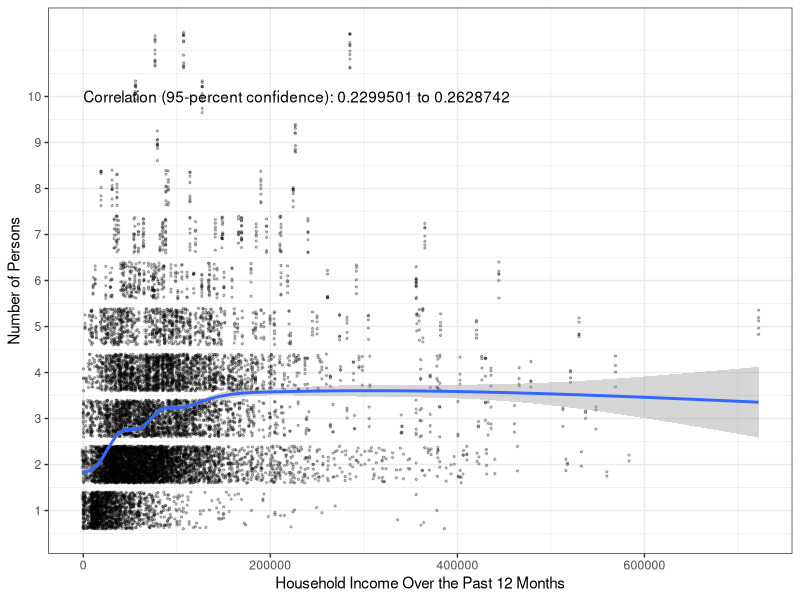
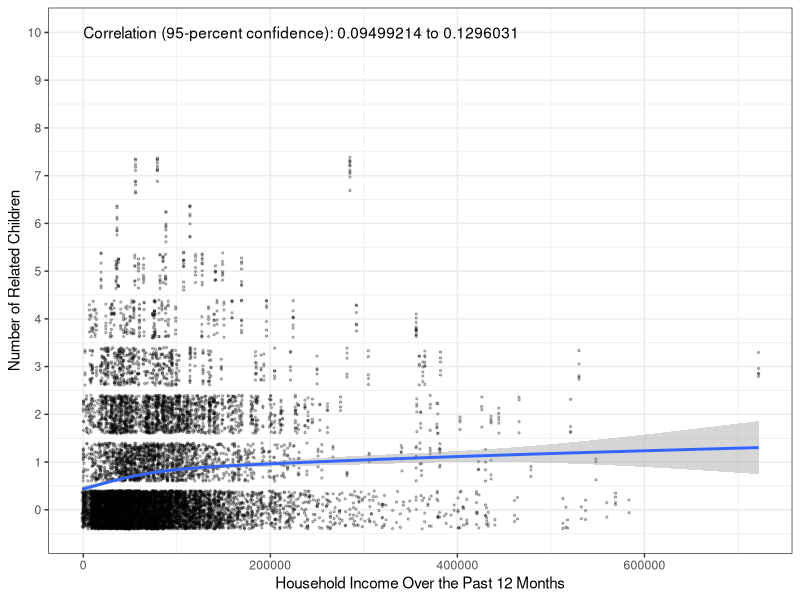
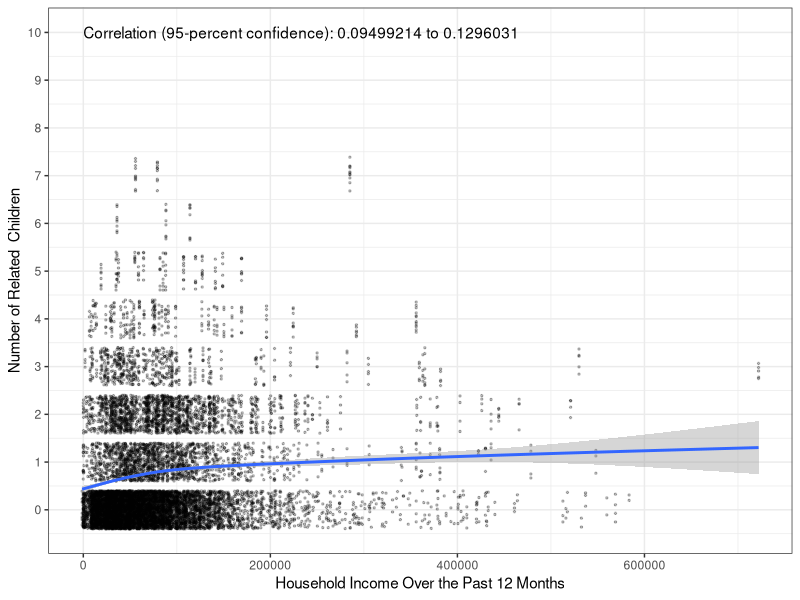

These charts were generated, in order, by the following R code: (Note: this script raises an error after producing the figures.)
## ---- chunk 1
library(tidyverse)
library(ggplot2)
## ---- chunk 2
hh_data <- read_csv("household_data_me.csv") %>%
  mutate(LANGUAGE = case_when(
    HHLANP_label=="Japanese"~"Some other language",
    HHLANP_label=="English only household"~"English",
    HHLANP_label=="Korean"~"Some other language",
    HHLANP_label=="German"~"Some other language",
    HHLANP_label=="Other Native North American languages"~"Some other language",
    HHLANP_label=="Arabic"~"Some other language",
    HHLANP_label=="Thai"~"Some other language",
    HHLANP_label=="Italian"~"Some other language",
    HHLANP_label=="Chinese"~"Some other language",
    HHLANP_label=="Pennsylvania German"~"Some other language",
    HHLANP_label=="Urdu"~"Some other language",
    HHLANP_label=="Cebuano"~"Some other language",
    HHLANP_label=="Tagalog"~"Some other language",
    HHLANP_label=="Romanian"~"Some other language",
    HHLANP_label=="Other Bantu Languages"~"Some other language",
    HHLANP_label=="Bosnian"~"Some other language",
    HHLANP_label=="Hindi"~"Some other language",
    HHLANP_label=="Portuguese"~"Some other language",
    HHLANP_label=="Mandarin"~"Some other language",
    HHLANP_label=="Cantonese"~"Some other language",
    HHLANP_label=="Filipino"~"Some other language",
    HHLANP_label=="Bengali"~"Some other language",
    HHLANP_label=="Somali"~"Some other language",
    HHLANP_label=="Serbian"~"Some other language",
    HHLANP_label=="Russian"~"Some other language",
    HHLANP_label=="Vietnamese"~"Some other language",
    HHLANP_label=="Lithuanian"~"Some other language",
    HHLANP_label=="Farsi"~"Some other language",
    HHLANP_label=="Turkish"~"Some other language",
    HHLANP_label=="Tamil"~"Some other language",
    HHLANP_label=="Finnish"~"Some other language",
    HHLANP_label=="Telugu"~"Some other language",
    HHLANP_label=="Swahili"~"Some other language", 
    HHLANP_label=="Spanish"~"Spanish",
    HHLANP_label=="French"~"French"),
  INTERNET = case_when(
    ACCESS_label=="Yes, by paying a cell phone company or Internet service provider"~"Yes",
    ACCESS_label=="No access to the Internet at this house, apartment, or mobile home"~"No",
    ACCESS_label=="Yes, without paying a cell phone company or Internet service provider"~"Yes"))
## ---- chunk 3
correlation <- cor.test(hh_data$HINCP, hh_data$NP)

correlation
## ---- chunk 4
options(scipen=10000)
ggplot(hh_data, aes(x = HINCP, y = NP)) +
  geom_point(size = 0.5, alpha = 0.25, position = "jitter") +
  geom_smooth() +
  theme_bw() +
  scale_x_continuous(name = "Household Income Over the Past 12 Months") +
  scale_y_continuous(name = "Number of Persons", 
                     breaks = seq(0, 10, by = 1),
                     labels = paste(prettyNum(seq(0, 10, by = 1),
                                              big.mark = ","))) +
  annotate(geom = "text", x = 0, y = 10, 
           label = paste("Correlation (95-percent confidence):",
                         prettyNum(correlation$conf.int[1]), 
                         "to",
                         prettyNum(correlation$conf.int[2])),
           hjust = 0)
## ---- chunk 5
correlation <- cor.test(hh_data$HINCP, hh_data$NRC)

correlation
## ---- chunk 6
options(scipen=10000)
ggplot(hh_data, aes(x = HINCP, y = NRC)) +
  geom_point(size = 0.5, alpha = 0.25, position = "jitter") +
  geom_smooth() +
  theme_bw() +
  scale_x_continuous(name = "Household Income Over the Past 12 Months") +
  scale_y_continuous(name = "Number of Related Children", 
                     breaks = seq(0, 10, by = 1),
                     labels = paste(prettyNum(seq(0, 10, by = 1),
                                              big.mark = ","))) +
  annotate(geom = "text", x = 0, y = 10, 
           label = paste("Correlation (95-percent confidence):",
                         prettyNum(correlation$conf.int[1]), 
                         "to",
                         prettyNum(correlation$conf.int[2])),
           hjust = 0)
## ---- chunk 7
options(scipen=10000)
ggplot(hh_data, aes(x = HINCP, y = NRC)) +
  geom_point(size = 0.5, alpha = 0.25, position = "jitter") +
  geom_smooth() +
  theme_bw() +
  scale_x_continuous(name = "Household Income Over the Past 12 Months") +
  scale_y_continuous(name = "Number of Related  Children", 
                     breaks = seq(0, 10, by = 1),
                     labels = paste(prettyNum(seq(0, 10, by = 1),
                                              big.mark = ","))) +
  annotate(geom = "text", x = 0, y = 10, 
           label = paste("Correlation (95-percent confidence):",
                         prettyNum(correlation$conf.int[1]), 
                         "to",
                         prettyNum(correlation$conf.int[2])),
           hjust = 0)
## ---- chunk 8
difference = t.test(HINCP ~ INTERNET == "Yes",
                    data = hh_data)

difference
## ---- chunk 9
ggplot(hh_data, aes(x = INTERNET, y = HINCP)) +
  geom_violin() +
  theme_bw() +
  scale_x_discrete(name = "Internet Access",
                   labels = c("No", "Yes")) +
   scale_y_continuous(name = "Household Income Over the Past 12 Months", 
                     breaks = seq(0, 500000, by = 100000),
                     labels = paste("$", prettyNum(seq(0, 500000, by = 100000)))) +
  annotate(geom = "text", x = 1.5, y = 700000, size = 3,
           label = paste("Difference in means\n(95% confidence):\n$",
                         prettyNum(abs(difference$conf.int[2]), 
                                   digits = 0), " to $",
                         prettyNum(abs(difference$conf.int[1]), 
                                   digits = 0),
                         sep = "")) +
  annotate(geom = "text", x = 1, y = difference$estimate[1], size = 3,
           label = paste("Mean (95% confidence):\n$",
                         prettyNum(difference$estimate[1], digits = 0))) +
  annotate(geom = "text", x = 2, y = difference$estimate[2], size = 3,
           label = paste("Mean (95% confidence):\n$",
                         prettyNum(difference$estimate[2], digits = 0)))
## ---- chunk 10
anova <- aov(HINCP ~ LANGUAGE, data = hh_data)

summary(anova)
## ---- chunk 11
ggplot(hh_data, aes(x = LANGUAGE, y = HINCP)) +
  geom_boxplot() +
  theme_bw() +
  theme(axis.text.x = element_text(angle = 90)) +
  scale_x_discrete(name = "Primary Household Language") +
  scale_y_continuous(name = "Household Income Over the Past 12 Months", 
                      breaks = seq(0, 500000, by = 100000),
                     labels = paste("$", 
                                    prettyNum(seq(0, 500000, by = 100000),
                                              big.mark = ","))) 
                                             
